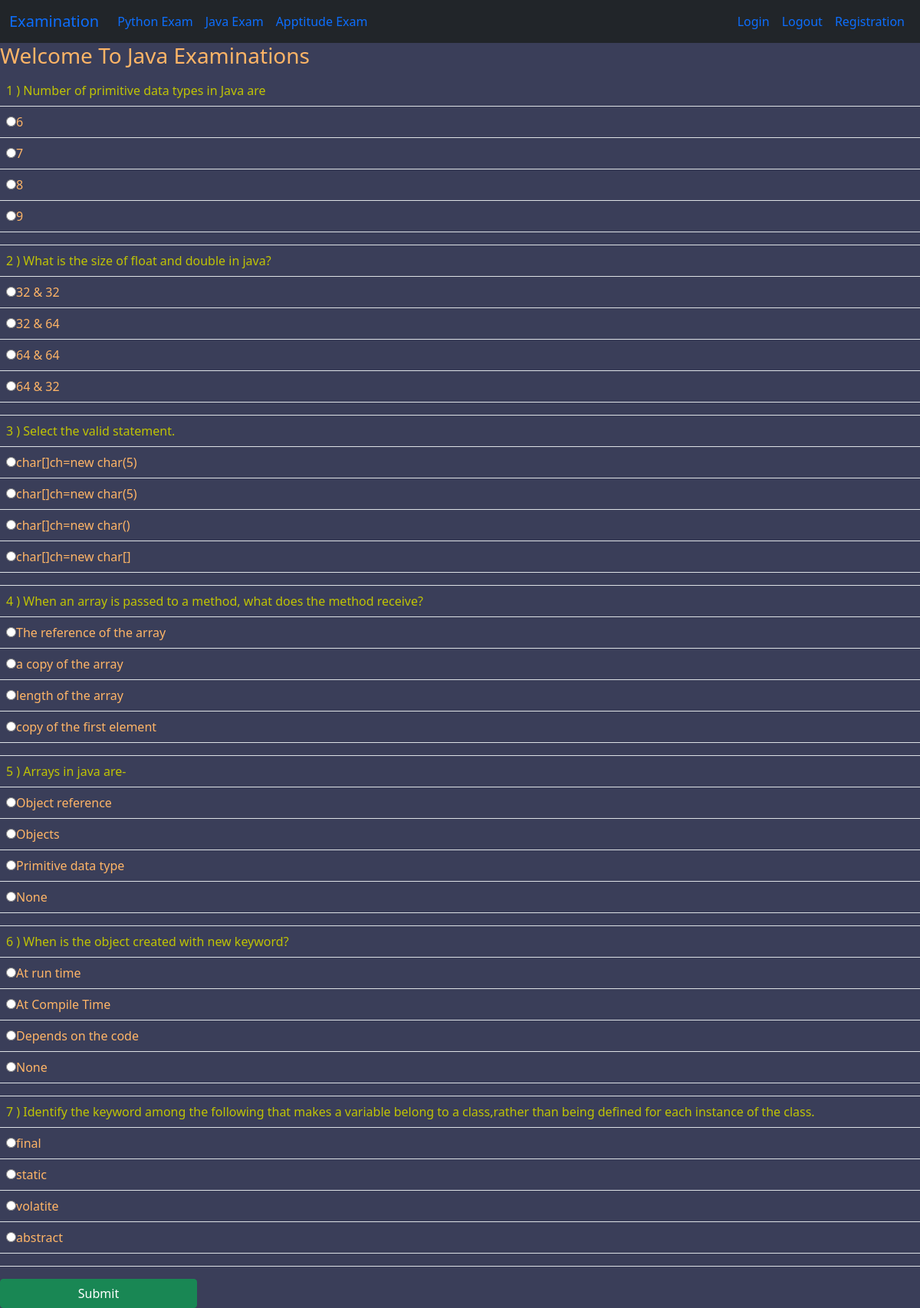
Screenshot of /java/ (signed in) with the database file from the repository.
### testapp/models.py (models this page shows)
class Java(models.Model):
    Qta1=models.CharField(max_length=500,default='SOME STRING')
    op1=models.CharField(max_length=200,default='')
    op2=models.CharField(max_length=200,default='')
    op3=models.CharField(max_length=200,default='')
    op4=models.CharField(max_length=200,default='')
    correctop=models.CharField(max_length=1000,default='')

### testapp/views.py (the view, shortened to what this page needs)
# urls.py: path('java/',views.java_view),
@login_required
def java_view(request):
    list=Java.objects.all()
    context={"list":list}
    return render(request,'testapp/java.html',context)

### templates/testapp/java.html (shortened to what this page needs)
<!DOCTYPE html>
{% extends 'testapp/home.html' %}
{%block body%}
<h3 class="heading">Welcome To Java Examinations</h3>
<form method="POST">
    <table class="table">
        {%for q in list%}
        <tr>
            <td style="color: rgb(192, 196, 4);">{{q.id}} ) {{q.Qta1}}</td>
        </tr>
        <tr>
            <td><input class="rb" type="radio" id="{{q.op1}}" name="que{{q.id}}" value="{{q.op1}}">{{q.op1}}</td>
        </tr>
        <tr>
            <td><input class="rb" type="radio" id="{{q.op2}}" name="que{{q.id}}" value="{{q.op2}}">{{q.op2}}</td>
        </tr>
        <tr>
            <td><input class="rb" type="radio" id="{{q.op3}}" name="que{{q.id}}" value="{{q.op3}}">{{q.op3}}</td>
        </tr>
        <tr>
            <td><input class="rb" type="radio" id="{{q.op4}}" name="que{{q.id}}" value="{{q.op4}}">{{q.op4}}</td>
        </tr>
        <tr>
            <td><label id="corans" class="rb" style="display: none ; color: green;" for="{{q.correctop}}"><b>{{q.correctop}}</b></label></td>
        </tr>
        {%endfor%}
    </table>
    <input type="submit " name="Submit" id="b1"class="btn btn-success" value="Submit" onclick="getans()">
    <br>
</form>
{%endblock%}

### static/css/home.css (style rules this page uses)
body { background-color: #3A3E59; color: #FFB567; }
.table { color: #FFB567; }

### rows the page displays
Java: id "1", Qta1 "Number of primitive data types in Java are", op1 "6", op2 "7", op3 "8", op4 "9"
Java: id "2", Qta1 "What is the size of float and double in java?", op1 "32 & 32", op2 "32 & 64", op3 "64 & 64", op4 "64 & 32"
Java: id "3", Qta1 "Select the valid statement.", op1 "char[]ch=new char(5)", op2 "char[]ch=new char(5)", op3 "char[]ch=new char()", op4 "char[]ch=new char[]"
Java: id "4", Qta1 "When an array is passed to a method, what does the method receive?", op1 "The reference of the array", op2 "a copy of the array", op3 "length of the array", op4 "copy of the first element"
Java: id "5", Qta1 "Arrays in java are-", op1 "Object reference", op2 "Objects", op3 "Primitive data type", op4 "None"
Java: id "6", Qta1 "When is the object created with new keyword?", op1 "At run time", op2 "At Compile Time", op3 "Depends on the code", op4 "None"
Java: id "7", Qta1 "Identify the keyword among the following that makes a variable belong to a class,rather than being defined for each instance of the class.", op1 "final", op2 "static", op3 "volatite", op4 "abstract"
